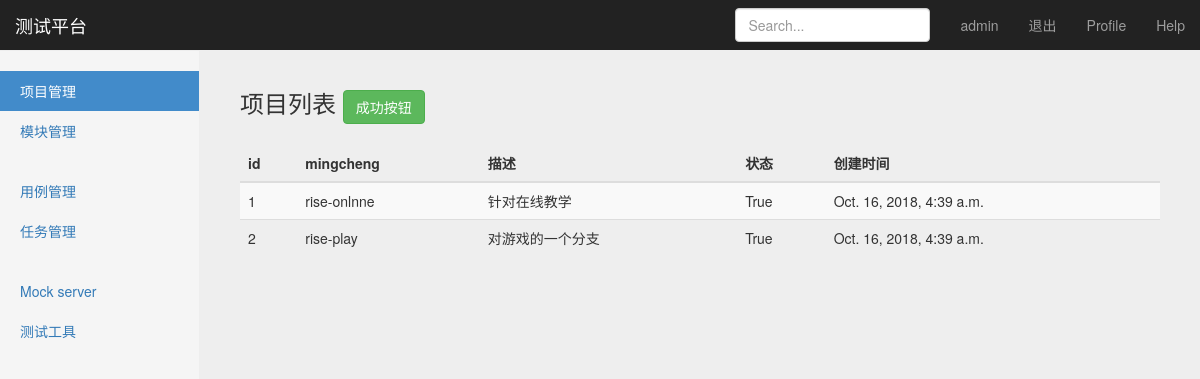
Before: /manage/project_manage/ (signed in) with the older database file.
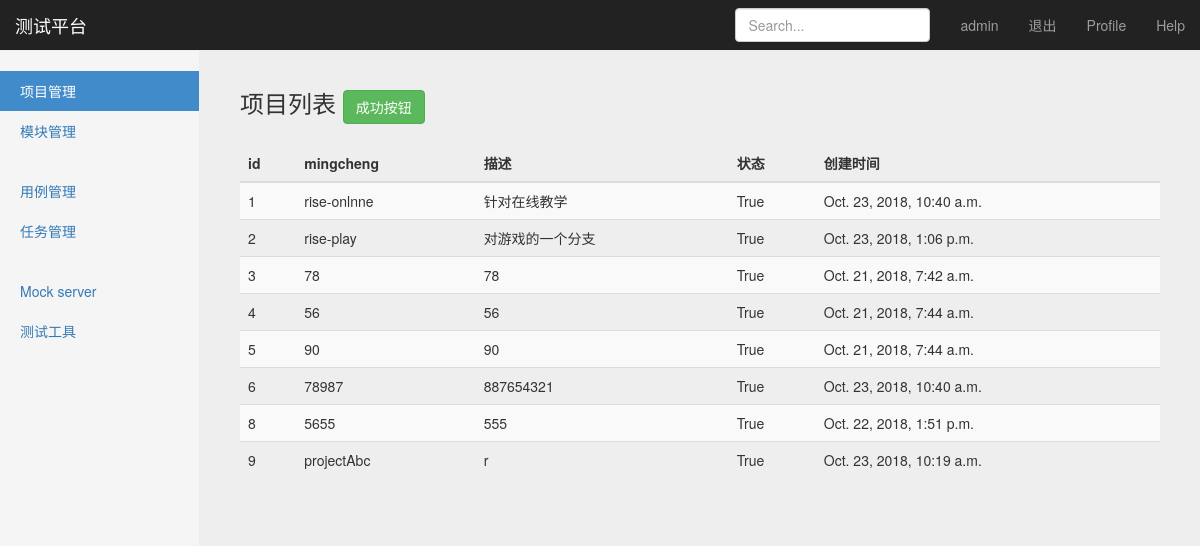
After: the same page with the newer database file.
### project_app/models.py (models this page shows)
class Project(models.Model):
    name = models.CharField("名称",max_length=100,blank=False,default="")
    describe = models.TextField("描述",default="")
    status = models.BooleanField("状态",default="True")
    create_time = models.DateTimeField("创建时间",auto_now=True)
    def __str__(self):
        return self.name

### project_app/view/project_views.py (the view)
# urls.py: path('project_manage/', project_views.project_manage),
@login_required
def project_manage(request):
    username = request.session.get('user1', '')
    project_all = Project.objects.all()
    print(project_all)
    return render(request, "project_manage.html", {"user": username, "projects":project_all,
                                                   "type":"list"
                                                   })

### templates/project_manage.html (shortened to what this page needs)
{% extends "base.html" %}
{% block content %}
    <nav class="navbar navbar-inverse navbar-fixed-top">
      <div class="container-fluid">
        <div class="navbar-header">
          <a class="navbar-brand" href="#">测试平台</a>
        </div>
        <div id="navbar" class="navbar-collapse collapse">
          <ul class="nav navbar-nav navbar-right">
            <li><a href="#">{{ user }}</a></li>
            <li><a href="/logout/">退出</a></li>
            <li><a href="#">Profile</a></li>
            <li><a href="#">Help</a></li>
          </ul>
          <form class="navbar-form navbar-right">
            <input type="text" class="form-control" placeholder="Search...">
          </form>
        </div>
      </div>
    </nav>
    <div class="container-fluid">
      <div class="row">
        <div class="col-sm-3 col-md-2 sidebar">
          <ul class="nav nav-sidebar">
            <li class="active"><a href="#">项目管理</a></li>
            <li><a href="#">模块管理</a></li>
          </ul>
          <ul class="nav nav-sidebar">
            <li><a href="">用例管理</a></li>
            <li><a href="">任务管理</a></li>
          </ul>
          <ul class="nav nav-sidebar">
            <li><a href="">Mock server</a></li>
            <li><a href="">测试工具</a></li>
          </ul>
        </div>
        <div class="col-sm-9 col-sm-offset-3 col-md-10 col-md-offset-2 main">
{% if type == "list" %}
          <h3 class="sub-header" style="border-right-width: 50px;">项目列表
           <button type="button" onclick="window.location.href=('/manage/add_project/')" class="btn btn-success">成功按钮</button>
          </h3>
          <div class="table-responsive">
            <table class="table table-striped">
              <thead>
                <tr>
                  <th>id</th>
                  <th>mingcheng</th>
                  <th>描述</th>
                  <th>状态</th>
                  <th>创建时间</th>
                </tr>
              </thead>
              <tbody>
              {% for project in projects %}
                <tr>
                  <td>{{ project.id }}</td>
                  <td>{{ project.name }}</td>
                  <td>{{ project.describe }}</td>
                  <td>{{ project.status }}</td>
                  <td>{{ project.create_time }}</td>
                </tr>
               {% endfor %}
              </tbody>
            </table>
          </div>
        {% endif %}
        </div>
      </div>
    </div>
{% endblock %}

### templates/base.html (shortened to what this page needs)
<!DOCTYPE html>
<html lang="zh-CN">
  <head>
      {% load static %}
      <link rel="stylesheet" type="text/css" href="{% static "css/bootstrap.min.css" %}">
      <link rel="stylesheet" type="text/css" href="{% static "css/signin.css" %}">
      <link rel="stylesheet" type="text/css" href="{% static "css/dashboard.css" %}">
<link rel="stylesheet" type="text/css" href="{% static "js/holder.min.js" %}">
  </head>
  <body>
  {% block content %}
  {% endblock %}
  </body>
</html>

### static/css/signin.css (style rules this page uses)
body { padding-top: 40px; padding-bottom: 40px; background-color: #eee; }

### static/css/dashboard.css (style rules this page uses)
body { padding-top: 50px; }
.sub-header { padding-bottom: 10px; border-bottom: 1px solid #eee; }
.navbar-fixed-top { border: 0; }
.sidebar { display: none; }
@media (min-width: 768px) { .sidebar { position: fixed; top: 51px; bottom: 0; left: 0; z-index: 1000; display: block; padding: 20px; overflow-x: hidden; overflow-y: auto; background-color: #f5f5f5; border-right: 1px solid #eee; } }
.nav-sidebar { margin-right: -21px; margin-bottom: 20px; margin-left: -20px; }
.nav-sidebar > li > a { padding-right: 20px; padding-left: 20px; }
.nav-sidebar > .active > a, .nav-sidebar > .active > a:hover, .nav-sidebar > .active > a:focus { color: #fff; background-color: #428bca; }
.main { padding: 20px; }
@media (min-width: 768px) { .main { padding-right: 40px; padding-left: 40px; } }

Changed rows visible on the page:
changed Project "rise-onlnne": create_time "Oct. 16, 2018, 4:39 a.m." → "Oct. 23, 2018, 10:40 a.m."
changed Project "rise-play": create_time "Oct. 16, 2018, 4:39 a.m." → "Oct. 23, 2018, 1:06 p.m."
added Project: id "3", name "78", describe "78", status "True", create_time "Oct. 21, 2018, 7:42 a.m."
added Project: id "4", name "56", describe "56", status "True", create_time "Oct. 21, 2018, 7:44 a.m."
added Project: id "5", name "90", describe "90", status "True", create_time "Oct. 21, 2018, 7:44 a.m."
added Project: id "6", name "78987", describe "887654321", status "True", create_time "Oct. 23, 2018, 10:40 a.m."
added Project: id "8", name "5655", describe "555", status "True", create_time "Oct. 22, 2018, 1:51 p.m."
added Project: id "9", name "projectAbc", describe "r", status "True", create_time "Oct. 23, 2018, 10:19 a.m."
